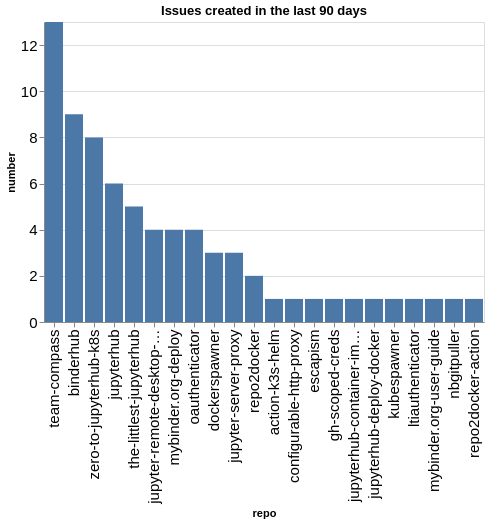

Notebook code for this chart:
### Code cell
created_counts = created.groupby(['org', 'repo']).count()['number'].reset_index()
created_counts['org/repo'] = created_counts.apply(lambda a: a['org'] + '/' + a['repo'], axis=1)
sorted_vals = created_counts.sort_values(['org', 'number'], ascending=False)['repo'].values
alt.Chart(data=created_counts, title=f"Issues created in the last {n_days} days").mark_bar().encode(
    x=alt.X('repo', sort=alt.Sort(sorted_vals.tolist())),
    y='number',
)

### Figure 1 — Vega-Lite specification as saved in the notebook (floating-point values rounded to 4 significant figures)
{"config": {"axisLeft": {"labelFontSize": 15}, "axisBottom": {"labelFontSize": 15}}, "data": {"name": "data-e566651282d836141e0b2d4ba63b06b6"}, "mark": {"type": "bar"}, "encoding": {"x": {"field": "repo", "sort": ["team-compass", "binderhub", "zero-to-jupyterhub-k8s", "jupyterhub", "the-littlest-jupyterhub", "jupyter-remote-desktop-proxy", "mybinder.org-deploy", "oauthenticator", "dockerspawner", "jupyter-server-proxy", "repo2docker", "action-k3s-helm", "configurable-http-proxy", "escapism", "gh-scoped-creds", "jupyterhub-container-images", "jupyterhub-deploy-docker", "kubespawner", "ltiauthenticator", "mybinder.org-user-guide", "nbgitpuller", "repo2docker-action"], "type": "nominal"}, "y": {"field": "number", "type": "quantitative"}}, "title": "Issues created in the last 90 days", "$schema": "https://vega.github.io/schema/vega-lite/v5.20.1.json", "datasets": {"data-e566651282d836141e0b2d4ba63b06b6": [{"org": "jupyterhub", "repo": "action-k3s-helm", "number": 1, "org/repo": "jupyterhub/action-k3s-helm"}, {"org": "jupyterhub", "repo": "binderhub", "number": 9, "org/repo": "jupyterhub/binderhub"}, {"org": "jupyterhub", "repo": "configurable-http-proxy", "number": 1, "org/repo": "jupyterhub/configurable-http-proxy"}, {"org": "jupyterhub", "repo": "dockerspawner", "number": 3, "org/repo": "jupyterhub/dockerspawner"}, {"org": "jupyterhub", "repo": "escapism", "number": 1, "org/repo": "jupyterhub/escapism"}, {"org": "jupyterhub", "repo": "gh-scoped-creds", "number": 1, "org/repo": "jupyterhub/gh-scoped-creds"}, {"org": "jupyterhub", "repo": "jupyter-remote-desktop-proxy", "number": 4, "org/repo": "jupyterhub/jupyter-remote-desktop-proxy"}, {"org": "jupyterhub", "repo": "jupyter-server-proxy", "number": 3, "org/repo": "jupyterhub/jupyter-server-proxy"}, {"org": "jupyterhub", "repo": "jupyterhub", "number": 6, "org/repo": "jupyterhub/jupyterhub"}, {"org": "jupyterhub", "repo": "jupyterhub-container-images", "number": 1, "org/repo": "jupyterhub/jupyterhub-container-images"}, {"org": "jupyterhub", "repo": "jupyterhub-deploy-docker", "number": 1, "org/repo": "jupyterhub/jupyterhub-deploy-docker"}, {"org": "jupyterhub", "repo": "kubespawner", "number": 1, "org/repo": "jupyterhub/kubespawner"}, {"org": "jupyterhub", "repo": "ltiauthenticator", "number": 1, "org/repo": "jupyterhub/ltiauthenticator"}, {"org": "jupyterhub", "repo": "mybinder.org-deploy", "number": 4, "org/repo": "jupyterhub/mybinder.org-deploy"}, {"org": "jupyterhub", "repo": "mybinder.org-user-guide", "number": 1, "org/repo": "jupyterhub/mybinder.org-user-guide"}, {"org": "jupyterhub", "repo": "nbgitpuller", "number": 1, "org/repo": "jupyterhub/nbgitpuller"}, {"org": "jupyterhub", "repo": "oauthenticator", "number": 4, "org/repo": "jupyterhub/oauthenticator"}, {"org": "jupyterhub", "repo": "repo2docker", "number": 2, "org/repo": "jupyterhub/repo2docker"}, {"org": "jupyterhub", "repo": "repo2docker-action", "number": 1, "org/repo": "jupyterhub/repo2docker-action"}, {"org": "jupyterhub", "repo": "team-compass", "number": 13, "org/repo": "jupyterhub/team-compass"}, {"org": "jupyterhub", "repo": "the-littlest-jupyterhub", "number": 5, "org/repo": "jupyterhub/the-littlest-jupyterhub"}, {"org": "jupyterhub", "repo": "zero-to-jupyterhub-k8s", "number": 8, "org/repo": "jupyterhub/zero-to-jupyterhub-k8s"}]}}
